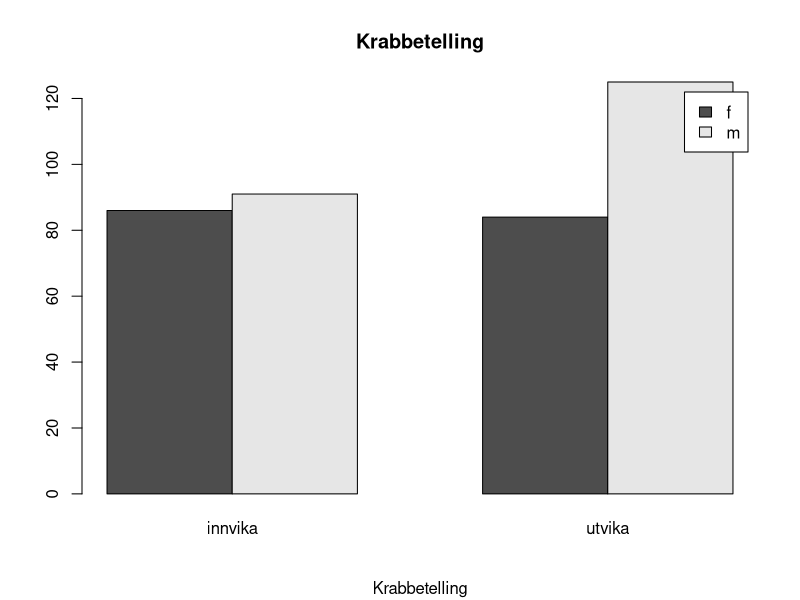

Here is the R script that generated this plot:
#Les in krabbedate
library("readxl")
krabber <- read_excel("krabbe.xlsx")

#Kontigenstabell krabber
telling <- table(krabber$Gender, krabber$Location)

#Stolpediagram krabber
barplot(
  telling, beside = TRUE, main = "Krabbetelling", sub = "Krabbetelling", legend = c("f", "m")
  )
